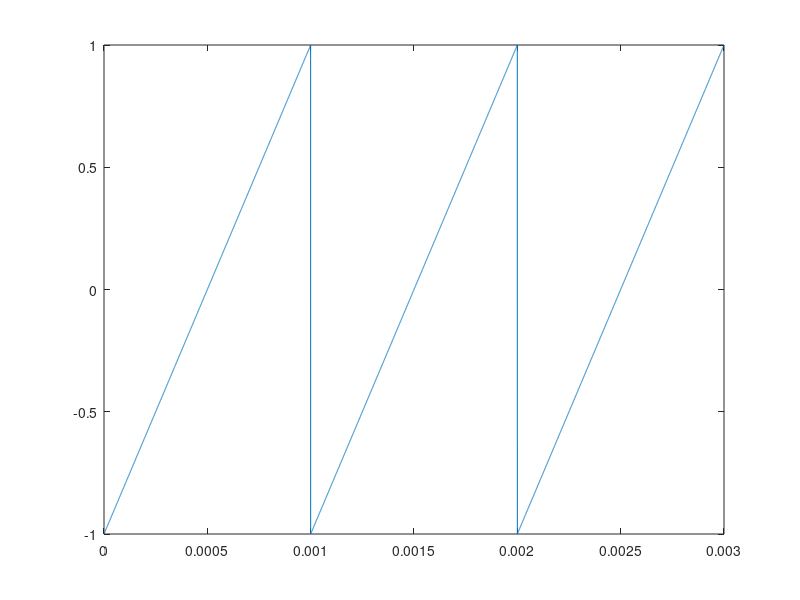
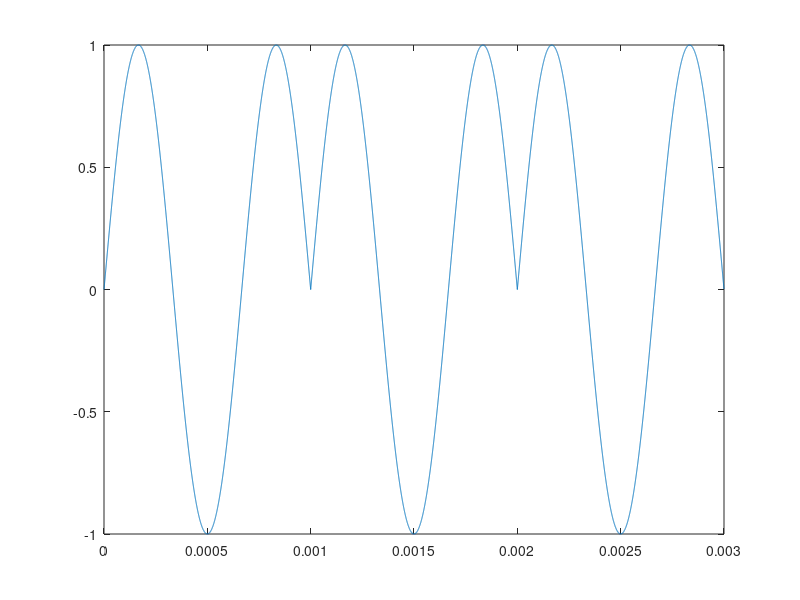

Recreate these plots in MATLAB, in order.
clear all
close all

fs=50*1e5;
ts=1/fs;

t=0:ts:(1e-3)-ts;

m=(2000*t)-1;

m=[m m m];
t=0:ts:(3e-3)-ts;
plot(t,m);

kp=pi/2;

yPM=cos(2*pi*1e3*t + kp*m);

figure(2)
plot(t,yPM)